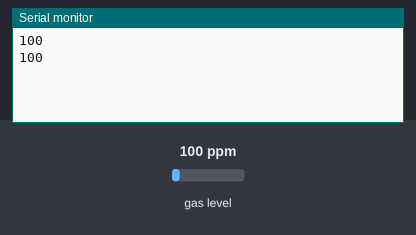
A sketch run on a simulated Arduino Uno, built with avr-gcc and run on an emulated ATmega328P. Parts: the last lines printed to the serial monitor. The test bench sets the inputs (shaded band); at power-on: gas level 100 ppm.

Above: at 3.8 s.
3.9 s: gas level set to 20 ppm
At 7.4 s:
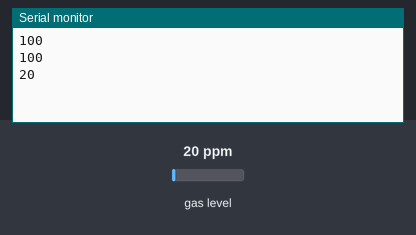
7.8 s: gas level set to 250 ppm
At 9.8 s:
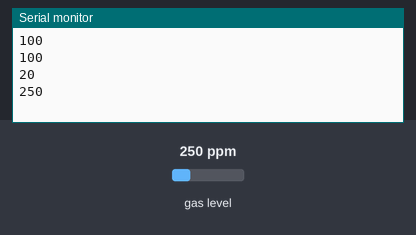
Timing chart, 0 to 11.3 s (numbered marks = the images above; inputs shaded):
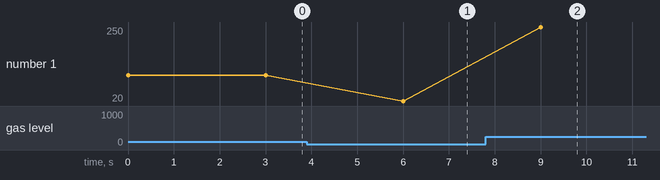

Measured:
- after the input at 3.9 s, the serial monitor: prints a new line after 2.1 s (image 1)
- after the input at 7.8 s, the serial monitor: prints a new line after 1.2 s (image 2)
- plotted number 1: 100 → 20 after the input at 3.9 s, 20 → 250 after the input at 7.8 s

The sketch:

Gas.ino
```cpp
#include "MQ7.h"
MQ7 mq7(A0,5.0);

void setup() {
  // put your setup code here, to run once:
  Serial.begin(9600);

}

void loop() {
    int co = mq7.getPPM();
    Serial.println(co);
    delay(3000);
}
```
